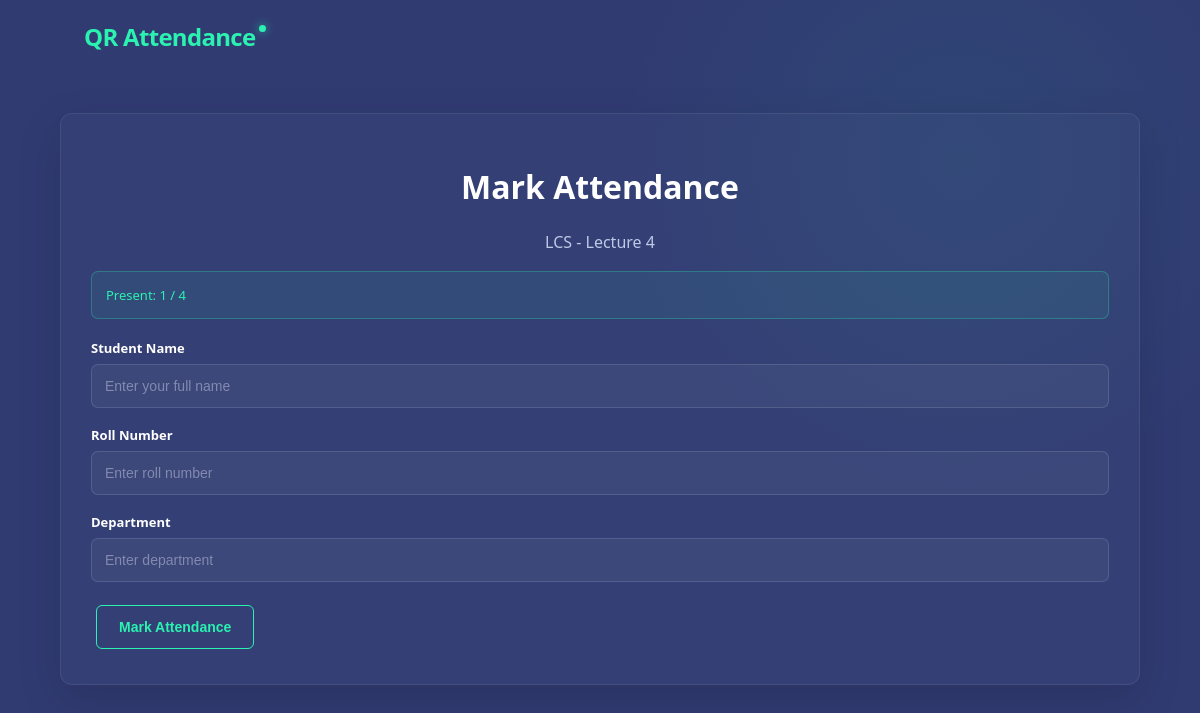
/attendance/88b3e4ac-4e0d-41b7-bf79-76db0f3531a1, run on the app's committed database.
### tables this page shows
CREATE TABLE attendance_sessions (

            id INTEGER PRIMARY KEY AUTOINCREMENT,

            session_id TEXT UNIQUE NOT NULL,

            subject_name TEXT NOT NULL,

            lecture_number INTEGER NOT NULL,

            lecture_time TEXT NOT NULL,

            student_limit INTEGER NOT NULL,

            attendance_count INTEGER DEFAULT 0,

            status TEXT DEFAULT 'OPEN'

        );

### app.py (the view)
@app.route(
    "/attendance/<session_id>"
)
def student_attendance(session_id):
    connection = get_db_connection()
    session = connection.execute(
        """
        SELECT *
        FROM attendance_sessions
        WHERE session_id = ?
        """,
        (session_id,)
    ).fetchone()
    connection.close()
    if session is None:
        return render_template(
            "attendance_error.html",
            message="Session not found."
        )
    if session["status"] != "OPEN":
        return render_template(
            "attendance_closed.html",
            session=session
        )
    return render_template(
        "student.html",
        session=session
    )

### app.py (called while the page is built)
def get_db_connection():
    connection = sqlite3.connect(DATABASE)
    connection.row_factory = sqlite3.Row
    return connection

### templates/student.html (shortened to what this page needs)
<!DOCTYPE html>
<html>
<head>
    <link
        rel="stylesheet"
        href="{{ url_for('static', filename='style.css') }}"
    >
</head>
<body>
<nav class="navbar">
    <div class="logo">
        QR Attendance
    </div>
</nav>
<div class="container">
    <div class="card">
        <div class="center">
            <h1>
                Mark Attendance
            </h1>
            <p class="subtitle">
                {{ session["subject_name"] }}
                -
                Lecture {{ session["lecture_number"] }}
            </p>
        </div>
        <div class="success">
            Present:
            {{ session["attendance_count"] }}
            /
            {{ session["student_limit"] }}
        </div>
        <form
            action="{{ url_for('submit_attendance') }}"
            method="POST"
        >
            <div class="form-group">
                <label>
                    Student Name
                </label>
                <input
                    type="text"
                    name="name"
                    placeholder="Enter your full name"
                    required
                >
            </div>
            <div class="form-group">
                <label>
                    Roll Number
                </label>
                <input
                    type="text"
                    name="roll_number"
                    placeholder="Enter roll number"
                    required
                >
            </div>
            <div class="form-group">
                <label>
                    Department
                </label>
                <input
                    type="text"
                    name="department"
                    placeholder="Enter department"
                    required
                >
            </div>
            <button
                class="button button-green"
                type="submit"
            >
                Mark Attendance
            </button>
        </form>
    </div>
</div>
</body>
</html>

### static/style.css (style rules this page uses)
* { box-sizing: border-box; }
html { scroll-behavior: smooth; }
body { margin: 0; min-height: 100vh; font-family: "Segoe UI", Arial, Helvetica, sans-serif; background: radial-gradient( circle at 80% 20%, rgba(38, 240, 174, 0.06), transparent 30% ), #303b72; color: #ffffff; }
.navbar { width: 100%; background: transparent; color: white; padding: 20px 7%; display: flex; justify-content: space-between; align-items: center; }
.logo { color: #2bf2b0; font-size: 24px; font-weight: 800; letter-spacing: -0.7px; position: relative; }
.logo::after { content: ""; position: absolute; width: 7px; height: 7px; background: #2bf2b0; border-radius: 50%; right: -11px; top: 5px; box-shadow: 0 0 10px rgba(43, 242, 176, 0.7); }
.container { width: 90%; max-width: 1100px; margin: 40px auto; position: relative; }
.card { background: rgba(255, 255, 255, 0.025); padding: 30px; border: 1px solid rgba(255, 255, 255, 0.07); border-radius: 12px; box-shadow: 0 15px 45px rgba(0, 0, 0, 0.14); margin-bottom: 25px; }
.button { display: inline-block; border: 1px solid #2bf2b0; border-radius: 6px; padding: 13px 22px; background: #2bf2b0; color: #263365; cursor: pointer; font-size: 14px; font-weight: 800; margin: 5px; box-shadow: 0 5px 18px rgba(43, 242, 176, 0.14); transition: transform 0.25s ease, box-shadow 0.25s ease, background 0.25s ease, color 0.25s ease; }
.button-green { background: transparent; color: #2bf2b0; border-color: #2bf2b0; box-shadow: none; }
.form-group { margin-bottom: 18px; }
.form-group label { display: block; margin-bottom: 7px; color: #ffffff; font-weight: 700; font-size: 13px; }
.form-group input, .form-group select { width: 100%; padding: 13px; color: #ffffff; background: rgba(255, 255, 255, 0.045); border: 1px solid rgba(255, 255, 255, 0.12); border-radius: 7px; font-size: 14px; outline: none; transition: border-color 0.25s ease, background 0.25s ease, box-shadow 0.25s ease; }
.form-group input::placeholder { color: rgba(215, 220, 239, 0.45); }
.subtitle { color: #bfc8e5; line-height: 1.6; }
.success { padding: 14px; border-radius: 7px; background: rgba(43, 242, 176, 0.07); color: #2bf2b0; border: 1px solid rgba(43, 242, 176, 0.28); margin-bottom: 20px; font-size: 13px; }
.center { text-align: center; }

### data on the page
attendance_sessions: subject_name "LCS", lecture_number "4", attendance_count "1", student_limit "4"
